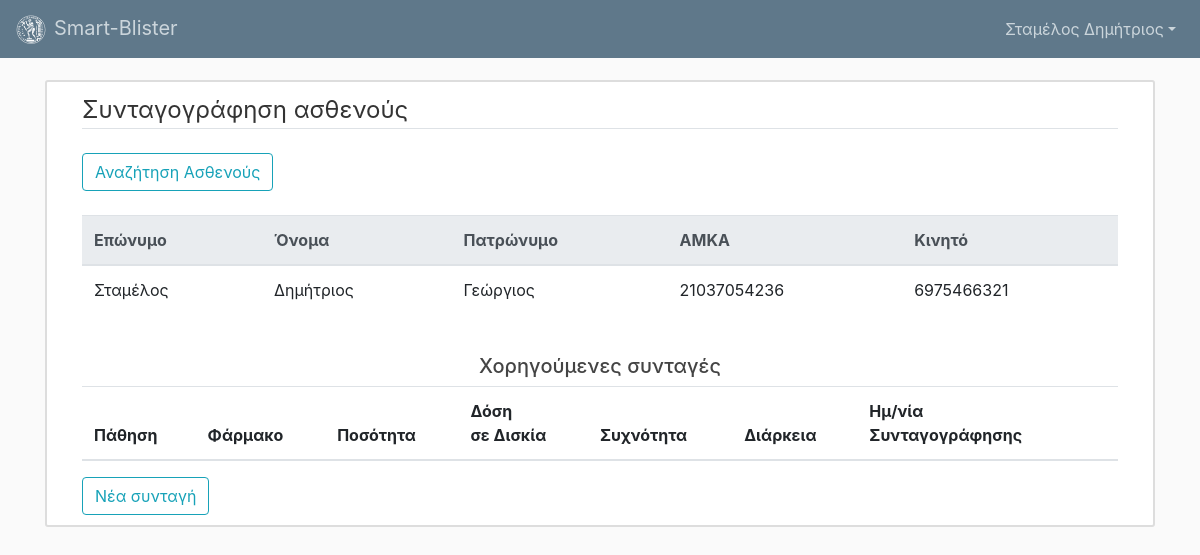
The app's page /doctor/prescription/patient/7/ (signed in), older data.
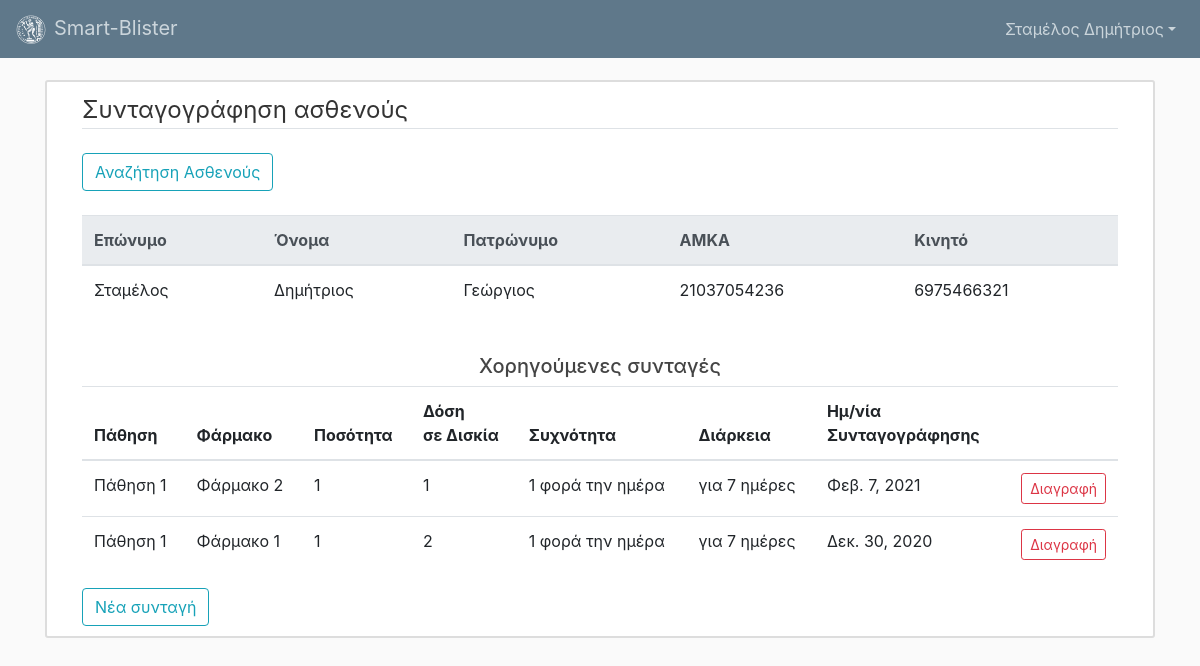
The same page, newer data.
### users/models.py (models this page shows, shortened)
class PatientProfile(models.Model):
	user = models.OneToOneField(User,on_delete=models.CASCADE)
	doctor = models.ForeignKey(DoctorProfile, on_delete=models.SET_NULL, blank=True, null=True)

class UserProfile(models.Model):
	id_type_choices = (
		(1,'Αστυνομική'),
		(2,'Διαβατήριο'),
		(3,'Στρατιωτική')
	)
	user = models.OneToOneField(User,on_delete=models.CASCADE)
	amka = models.CharField(max_length=11,unique=True,default='')
	birthdate = models.DateField(default=timezone.now)
	cell_phone = models.BigIntegerField(blank=True)
	id_num = models.CharField(max_length=8,unique=True,default='')
	id_type = models.PositiveSmallIntegerField(choices=id_type_choices,default=1)
	id_date_issued = models.DateField(default=timezone.now)
	id_place_issued = models.CharField(max_length=100,default='')
	father_name = models.CharField(max_length=50,blank=True)
	is_doctor = models.BooleanField(default=False)
	is_pharmacist = models.BooleanField(default=False)
	is_pharmacy = models.BooleanField(default=False)
	is_patient = models.BooleanField(default=False)

### doctor/models.py (models this page shows, shortened)
class Prescription(models.Model):
	quantity_choices = (
		(1,'1'),
		(2,'2'),
		(3,'3')
	)
	frequency_choices = (
		(1,'1 φορά την ημέρα'),
		(2,'2 φορές την ημέρα'),
		(3,'3 φορές την ημέρα'),
		(4,'4 φορές την ημέρα'),
		(5,'1 φορά την εβδομάδα'),
		(6,'2 φορές την εβδομάδα'),
		(7,'3 φορές την εβδομάδα')
	)
	duration_choices = (
		(1,'για 7 ημέρες'),
		(2,'για 10 ημέρες'),
		(3,'για 2 εβδομάδες'),
		(4,'για 1 μήνα'),
		(5,'για 2 μήνες'),
		(6,'για 3 μήνες'),
		(7,'για 6 μήνες'),
		(8,'για ένα έτος')
	)
	patient = models.ForeignKey(PatientProfile, null = True, blank=True, on_delete=models.PROTECT)
	doctor = models.ForeignKey(DoctorProfile, null = True, blank=True, on_delete=models.PROTECT)
	date_issued = models.DateField(default=timezone.now)
	illness = models.CharField(max_length=255)
	medicine = models.CharField(max_length=255)
	quantity = models.IntegerField(choices=quantity_choices,default=1)
	dosage = models.IntegerField(choices=quantity_choices,default=1)
	frequency = models.ForeignKey(Frequency, on_delete=models.PROTECT, default=1)
	duration = models.ForeignKey(Duration, on_delete=models.PROTECT, default=1)

class Frequency(models.Model):
	description = models.CharField(max_length=50)
	def __str__(self):
		return self.description

class Duration(models.Model):
	description = models.CharField(max_length=50)
	def __str__(self):
		return self.description

### doctor/views.py (the view)
# urls.py: path('prescription/patient/<int:patient_id>/',views.chargedPrescriptions, name='chargedPrescriptions'),
@login_required
def chargedPrescriptions(request,patient_id):
	if request.method == 'POST':
		form = PatientSearchForm(request.POST)
		form1 = PrescriptionAddForm(request.POST)
		if form.is_valid():
			amka = form.cleaned_data['amka']
			try:
				patient = PatientProfile.objects.get(user__userprofile__amka=amka)
				prescriptions = patient.prescription_set.all().order_by('-date_issued')
			except PatientProfile.DoesNotExist:
				patient = None
				prescriptions = None
		else:
			patient = None
			prescriptions = None
	else:
		form = PatientSearchForm()
		form1 = PrescriptionAddForm()
		try:
			patient = PatientProfile.objects.get(id=patient_id)
			prescriptions = patient.prescription_set.all().order_by('-date_issued')
		except PatientProfile.DoesNotExist:
			patient = None
			blisters = None
	context = {
		'title':'Συνταγογράφηση',
		'form':form,
		'form1':form1,
		'patient':patient,
		'prescriptions': prescriptions
	}
	return render(request,'doctor/prescription.html', context)

### doctor/forms.py
class PatientSearchForm(forms.Form):
	amka = forms.CharField(label='AMKA',initial='',help_text='Εισαγωγή ΑΜΚΑ ασθενούς')

class PrescriptionAddForm(forms.ModelForm):
	quantity_choices = (
		(1,'1'),
		(2,'2'),
		(3,'3')
	)
	frequency_choices = (
		(1,'1 φορά την ημέρα'),
		(2,'2 φορές την ημέρα'),
		(3,'3 φορές την ημέρα'),
		(4,'4 φορές την ημέρα'),
		(5,'1 φορά την εβδομάδα'),
		(6,'2 φορές την εβδομάδα'),
		(7,'3 φορές την εβδομάδα')
	)
	duration_choices = (
		(1,'για 7 ημέρες'),
		(2,'για 10 ημέρες'),
		(3,'για 2 εβδομάδες'),
		(4,'για 1 μήνα'),
		(5,'για 2 μήνες'),
		(6,'για 3 μήνες'),
		(7,'για 6 μήνες'),
		(8,'για ένα έτος')
	)
	date_issued = forms.DateField(label='Ημ/νία Έκδοσης',initial=timezone.now())
	illness = forms.CharField(label='Πάθηση',max_length=255)
	medicine = forms.CharField(label='Φάρμακο', max_length=255)
	quantity = forms.ChoiceField(label='Ποσότητα', choices=quantity_choices)
	dosage = forms.ChoiceField(label='Δοσολογία σε δισκία', choices=quantity_choices)
	frequency = forms.ModelChoiceField(label='Συχνότητα',queryset=Frequency.objects.all().order_by('id'), initial=1)
	duration = forms.ModelChoiceField(label='Διάρκεια',queryset=Duration.objects.all().order_by('id'), initial=1)
	class Meta:
		model = Prescription
		fields = '__all__'

### doctor/templates/doctor/prescription.html (shortened to what this page needs)
{% extends "dashboard/base.html" %}
{% load crispy_forms_tags %}
{% block body_block %}
	<div class="content-section">
		<div class="container mb-4">
			<legend class="border-bottom mb-4">Συνταγογράφηση ασθενούς</legend>
			<button type="button mb-4" class="btn btn-outline-info" data-toggle="modal" data-target="#myModal">Αναζήτηση Ασθενούς</button>
		</div>
		<div class="container">
      {% if patient == None %}
      <div class="table-responsive">
        <table class="table">
          <thead class="thead-light">
            <tr>
              <th>Επώνυμο</th>
              <th>Όνομα</th>
              <th>Πατρώνυμο</th>
              <th>ΑΜΚΑ</th>
              <th></th>
            </tr>
          </thead>
          <tbody>
            <tr>
              <th colspan="5">Δεν υπάρχουν δεδομένα</th>
            </tr>
          </tbody>
        </table>
      </div>
      {% else %}
      <div class="table-responsive">
        <table class="table">
          <thead class="thead-light">
            <tr>
              <th>Επώνυμο</th>
              <th>Όνομα</th>
              <th>Πατρώνυμο</th>
              <th>ΑΜΚΑ</th>
              <th>Κινητό</th>
            </tr>
          </thead>
          <tbody>
            <tr>
              <form>
                <td>{{ patient.user.last_name }}</td>
                <td>{{ patient.user.first_name }}</td>
                <td>{{ patient.user.userprofile.father_name }}</td>
                <td>{{ patient.user.userprofile.amka }} </td>
                <td>{{ patient.user.userprofile.cell_phone}}</td>
              </form>
            </tr>
            </tbody>
        </table>
      </div>
      <br>
      <div class="text-center"><h5>Χορηγούμενες συνταγές</h5></div>
      <div class="table-responsive">
        <table class="table">
          <thead>
            <tr>
              <th>Πάθηση</th>
              <th>Φάρμακο</th>
              <th>Ποσότητα</th>
              <th>Δόση<br>σε Δισκία</th>
              <th>Συχνότητα</th>
              <th>Διάρκεια</th>
              <th>Ημ/νία<br>Συνταγογράφησης</th>
              <th></th>
            </tr>
          </thead>
          <tbody>
          {% for prescription in prescriptions %}
          <tr>
            <td>{{ prescription.illness }}</td>
            <td>{{ prescription.medicine }}</td>
            <td>{{ prescription.quantity }}</td>
            <td>{{ prescription.dosage }}</td>
            <td>{{ prescription.frequency.description }}</td>
            <td>{{ prescription.duration.description }}</td>
            <td>{{ prescription.date_issued }}</td>
            <td>
              <div class="d-flex flex-row-reverse">
                <form action="{% url 'doctor:deletePrescription' prescription.id %}" method="post">
                  <input class="btn btn-outline-danger btn-sm" type="submit" value="Διαγραφή">
                </form>
              </div>
            </td>
          </tr>
          {% endfor %}
          </tbody>
        </table>
      </div>
      <div class="d-flex flex-row"><button type="button" class="btn btn-outline-info" data-toggle="modal" data-target="#myModal1">Νέα συνταγή</button></div>
      {% endif %}
    </div>
  </div>
{% endblock %}

### dashboard/templates/dashboard/base.html (shortened to what this page needs)
{% load static %}
<!DOCTYPE html>
<html>
<head>
  <link rel="stylesheet" href="https://stackpath.bootstrapcdn.com/bootstrap/4.5.0/css/bootstrap.min.css">
  <link rel="stylesheet" type="text/css" href="{% static 'dashboard/css/main.css' %}">
</head>
<body>
  <header class="site-header">
    <nav class="navbar fixed-top navbar-expand-sm navbar-dark bg-steel">
      <a class="navbar-brand mr-4" href="{% url 'dashboard:index' %}">
        <img class="mr-2" src="{% static 'dashboard/img/pyrforos.png' %}" width="30" height="30" alt="pyrforos" loading="lazy">Smart-Blister
      </a>
      <div class="collapse navbar-collapse" id="navbarToggler">
        <ul class="navbar-nav ml-auto">
          {% if user.is_authenticated %}
            <li class="nav-item dropdown">
              <a class="nav-link dropdown-toggle" href="#" id="navbardrop" data-toggle="dropdown">{{ user.last_name }} {{ user.first_name }}</a>
            </li>
          {% else %}
            <li class="nav-item"><a class="nav-link" href="{% url 'users:registration' %}">Εγγραφή</a></li>
            <li class="nav-item"><a class="nav-link" href="{% url 'login' %}">Σύνδεση</a></li>
          {% endif %}
        </ul>
      </div>
    </nav>
  </header>
  <main role="main" class="container">
    {% block body_block %}
    {% endblock %}
  </main>
</body>
</html>

### dashboard/static/dashboard/css/main.css (style rules this page uses)
body { background: #fafafa; color: #333333; margin-top: 5rem; }
h1, h2, h3, h4, h5, h6 { color: #444444; }
ul { margin:0; }
.bg-steel { background-color: #5f788a; }
.site-header .navbar-nav .nav-link { color: #cbd5db; }
.site-header .navbar-brand { color: #cbd5db; }
.content-section { background: #ffffff; padding: 10px 20px; border: 2px solid #dddddd; border-radius: 3px; margin-bottom: 20px; }
th, td { padding: 10px; }
input { width: 100%; padding: 2px; border: none; }

Row changes from the older to the newer data that the page shows:
added Prescription: illness "Πάθηση 1", medicine "Φάρμακο 2", quantity "1", dosage "1", frequency.description "1 φορά την ημέρα", duration.description "για 7 ημέρες", date_issued "Φεβ. 7, 2021"
added Prescription: illness "Πάθηση 1", medicine "Φάρμακο 1", quantity "1", dosage "2", frequency.description "1 φορά την ημέρα", duration.description "για 7 ημέρες", date_issued "Δεκ. 30, 2020"
